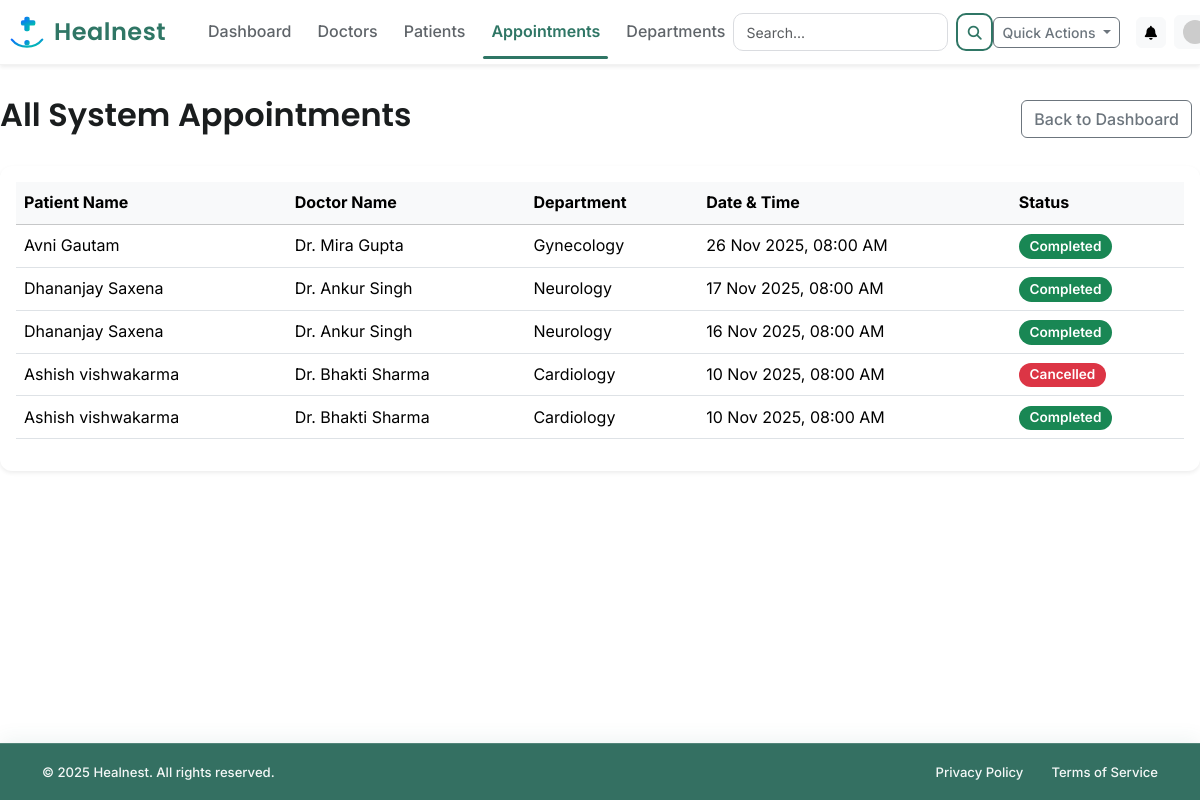
The page /admin/appointments (signed in) on the database as committed earlier.
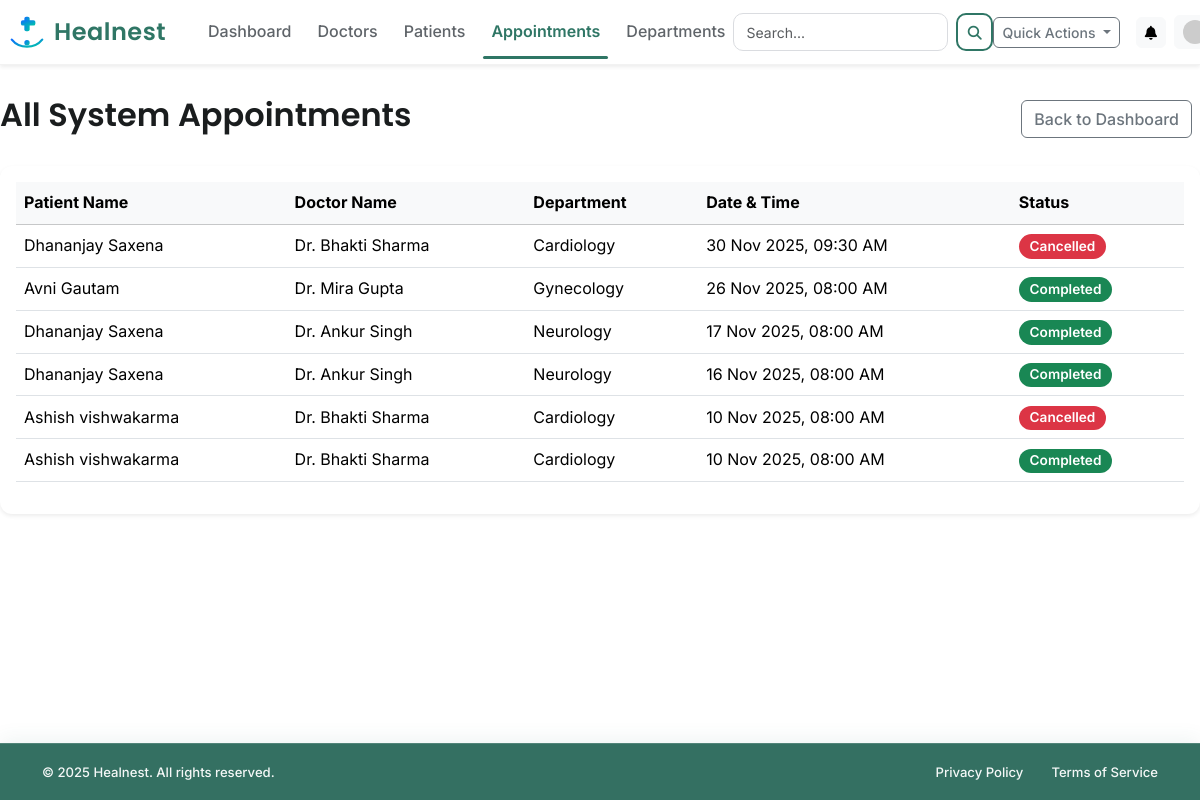
The same page on the database as committed later.
### app/models.py (models this page shows, shortened)
class Appointment(db.Model):
    __tablename__ = 'appointment'
    id = db.Column(db.Integer, primary_key=True)
    patient_id = db.Column(db.Integer, db.ForeignKey('user.id'), nullable=False)
    doctor_id = db.Column(db.Integer, db.ForeignKey('user.id'), nullable=False)
    appointment_datetime = db.Column(db.DateTime, nullable=False)
    status = db.Column(db.String(20), nullable=False, default='Booked') # Booked, Completed, Cancelled
    created_at = db.Column(db.DateTime, default=datetime.utcnow)
    treatment = db.relationship('Treatment', backref='appointment', uselist=False, cascade="all, delete-orphan")
    review = db.relationship('DoctorReview', backref='appointment', uselist=False, cascade="all, delete-orphan")

class PatientProfile(db.Model):
    __tablename__ = 'patient_profile'
    id = db.Column(db.Integer, primary_key=True)
    user_id = db.Column(db.Integer, db.ForeignKey('user.id'), nullable=False, unique=True)
    full_name = db.Column(db.String(100), nullable=False)
    date_of_birth = db.Column(db.Date)
    gender = db.Column(db.String(10))
    contact_number = db.Column(db.String(20))
    blood_group = db.Column(db.String(5))
    allergies = db.Column(db.Text)
    documents = db.relationship('MedicalDocument', backref='patient', lazy=True)

class DoctorProfile(db.Model):
    __tablename__ = 'doctor_profile'
    id = db.Column(db.Integer, primary_key=True)
    user_id = db.Column(db.Integer, db.ForeignKey('user.id'), nullable=False, unique=True)
    full_name = db.Column(db.String(100), nullable=False)
    department_id = db.Column(db.Integer, db.ForeignKey('department.id'), nullable=False)
    qualifications = db.Column(db.String(200))
    contact_number = db.Column(db.String(20))
    experience_years = db.Column(db.Integer, default=0)
    bio = db.Column(db.Text)

class Department(db.Model):
    __tablename__ = 'department'
    id = db.Column(db.Integer, primary_key=True)
    name = db.Column(db.String(100), unique=True, nullable=False)
    description = db.Column(db.Text)
    doctors = db.relationship('DoctorProfile', backref='department', lazy=True)

### app/routes/admin_routes.py (the view)
@admin_bp.route('/appointments')
@login_required
def manage_appointments():
    if current_user.role != 'admin':
        flash('You are not authorized to access this page.', 'danger')
        return redirect(url_for('main.home'))
    all_appointments = Appointment.query.order_by(Appointment.appointment_datetime.desc()).all()
    return render_template('admin/manage_appointments.html', title='Manage All Appointments', appointments=all_appointments)

### app/__init__.py (called while the page is built)
@app.context_processor
def inject_notifications():
    if current_user.is_authenticated:
        unread_notifications = Notification.query.filter_by(user_id=current_user.id, is_read=False).order_by(Notification.created_at.desc()).limit(5).all()
        notification_count = Notification.query.filter_by(user_id=current_user.id, is_read=False).count()
        return dict(unread_notifications=unread_notifications, notification_count=notification_count)
    return dict(unread_notifications=[], notification_count=0)

@app.context_processor
def inject_notifications():
    if current_user.is_authenticated:
        unread_notifications = Notification.query.filter_by(user_id=current_user.id, is_read=False).order_by(Notification.created_at.desc()).limit(5).all()
        notification_count = Notification.query.filter_by(user_id=current_user.id, is_read=False).count()
        return dict(unread_notifications=unread_notifications, notification_count=notification_count)
    return dict(unread_notifications=[], notification_count=0)

### app/models.py (called while the page is built)
@login_manager.user_loader
def load_user(user_id):
    return User.query.get(int(user_id))

### app/templates/admin/manage_appointments.html (shortened to what this page needs)
{% extends "layout.html" %}
{% block content %}
    <div class="d-flex justify-content-between align-items-center mb-4">
        <h2>All System Appointments</h2>
        <a href="{{ url_for('admin.dashboard') }}" class="btn btn-outline-secondary me-2">Back to Dashboard</a>
    </div>
    <div class="card shadow-sm">
        <div class="card-body">
            <div class="table-responsive">
                <table class="table table-hover align-middle">
                    <thead class="table-light">
                        <tr>
                            <th>Patient Name</th>
                            <th>Doctor Name</th>
                            <th>Department</th>
                            <th>Date & Time</th>
                            <th>Status</th>
                        </tr>
                    </thead>
                    <tbody>
                        {% for appt in appointments %}
                        <tr>
                            <td>{{ appt.patient.patient_profile.full_name }}</td>
                            <td>Dr. {{ appt.doctor.doctor_profile.full_name }}</td>
                            <td>{{ appt.doctor.doctor_profile.department.name }}</td>
                            <td>{{ appt.appointment_datetime.strftime('%d %b %Y, %I:%M %p') }}</td>
                            <td>
                                {% if appt.status == 'Booked' %}
                                    <span class="badge bg-primary table-badge">Booked</span>
                                {% elif appt.status == 'Completed' %}
                                    <span class="badge bg-success table-badge">Completed</span>
                                {% elif appt.status == 'Cancelled' %}
                                    <span class="badge bg-danger table-badge">Cancelled</span>
                                {% else %}
                                    <span class="badge bg-secondary table-badge">{{ appt.status }}</span>
                                {% endif %}
                            </td>
                        </tr>
                        {% else %}
                        <tr>
                            <td colspan="5" class="text-center text-muted">No appointments found in the system.</td>
                        </tr>
                        {% endfor %}
                    </tbody>
                </table>
            </div>
        </div>
    </div>
{% endblock content %}

Rows that differ between the two databases and show on the page:
added Appointment: patient.patient_profile.full_name "Dhananjay Saxena", doctor.doctor_profile.full_name "Bhakti Sharma", doctor.doctor_profile.department.name "Cardiology", appointment_datetime "30 Nov 2025, 09:30 AM", status "Cancelled"
